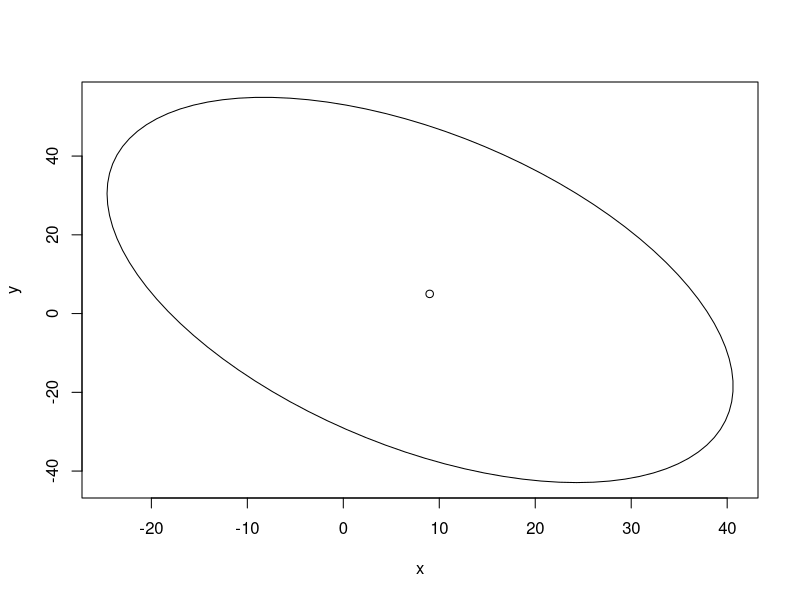

This chart was generated by the following R code:
## ---- chunk 1
knitr::opts_chunk$set(echo = TRUE)
## ---- chunk 2
data<-data.frame(x=c(6,10,8),
                 y=c(9,6,3))
n<-3
p<-2
alpha<-0.05
mu0<-c(9,5)

## ---- chunk 3
xbar<- colMeans(data)
xbar
S<- cov(data)
S
## ---- chunk 4
T2<-n*t(xbar-mu0)%*%solve(S)%*%(xbar-mu0)
T2
## ---- chunk 5
Tc<-(n-1)*p/(n-p)*qf(alpha,p,n-p, lower.tail = F)
Tc
## ---- chunk 6
#install.packages(ellipse)
plot(ellipse::ellipse(S, centre=xbar,t=sqrt(Tc/n)),type="l")
points(x=9, y=5)
